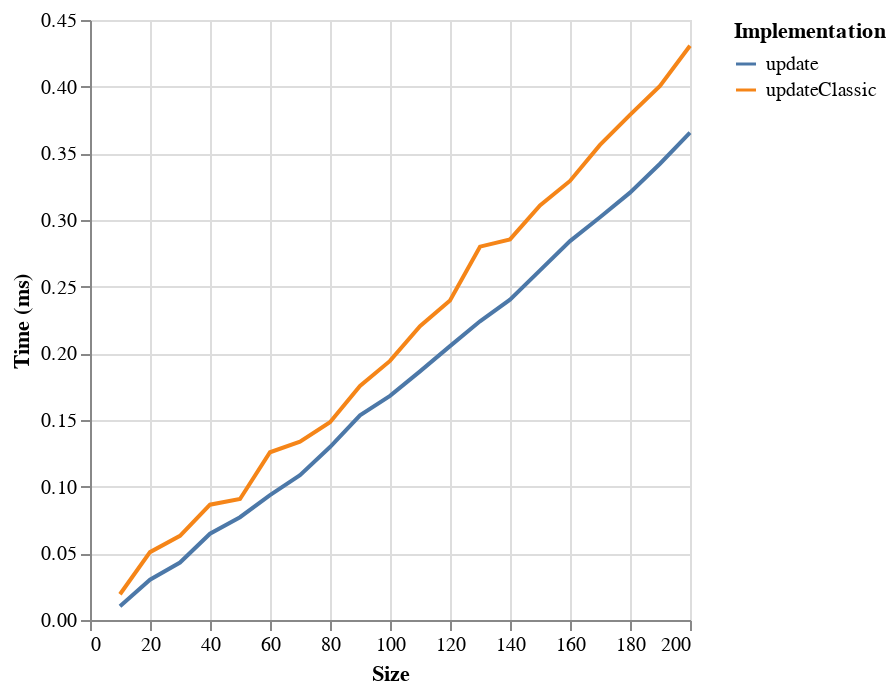

Describe this chart as a Vega-Lite specification.
### Vega specification from a JSON file in a GitHub repository (floating-point values rounded to 4 significant figures)
{"$schema": "https://vega.github.io/schema/vega/v6.json", "background": "white", "padding": 5, "width": 300, "height": 300, "style": "cell", "data": [{"name": "source_0", "values": [{"ms": 0.0193, "series": "updateClassic", "size": 10}, {"ms": 0.0509, "series": "updateClassic", "size": 20}, {"ms": 0.0631, "series": "updateClassic", "size": 30}, {"ms": 0.0865, "series": "updateClassic", "size": 40}, {"ms": 0.0907, "series": "updateClassic", "size": 50}, {"ms": 0.1258, "series": "updateClassic", "size": 60}, {"ms": 0.1337, "series": "updateClassic", "size": 70}, {"ms": 0.1483, "series": "updateClassic", "size": 80}, {"ms": 0.1755, "series": "updateClassic", "size": 90}, {"ms": 0.1943, "series": "updateClassic", "size": 100}, {"ms": 0.2203, "series": "updateClassic", "size": 110}, {"ms": 0.2396, "series": "updateClassic", "size": 120}, {"ms": 0.28, "series": "updateClassic", "size": 130}, {"ms": 0.2855, "series": "updateClassic", "size": 140}, {"ms": 0.3109, "series": "updateClassic", "size": 150}, {"ms": 0.3293, "series": "updateClassic", "size": 160}, {"ms": 0.3563, "series": "updateClassic", "size": 170}, {"ms": 0.3788, "series": "updateClassic", "size": 180}, {"ms": 0.4005, "series": "updateClassic", "size": 190}, {"ms": 0.4307, "series": "updateClassic", "size": 200}, {"ms": 0.0104, "series": "update", "size": 10}, {"ms": 0.0302, "series": "update", "size": 20}, {"ms": 0.0431, "series": "update", "size": 30}, {"ms": 0.0647, "series": "update", "size": 40}, {"ms": 0.0771, "series": "update", "size": 50}, {"ms": 0.0937, "series": "update", "size": 60}, {"ms": 0.1086, "series": "update", "size": 70}, {"ms": 0.1297, "series": "update", "size": 80}, {"ms": 0.1535, "series": "update", "size": 90}, {"ms": 0.1681, "series": "update", "size": 100}, {"ms": 0.1865, "series": "update", "size": 110}, {"ms": 0.2054, "series": "update", "size": 120}, {"ms": 0.224, "series": "update", "size": 130}, {"ms": 0.2403, "series": "update", "size": 140}, {"ms": 0.2622, "series": "update", "size": 150}, {"ms": 0.2842, "series": "update", "size": 160}, {"ms": 0.3021, "series": "update", "size": 170}, {"ms": 0.3205, "series": "update", "size": 180}, {"ms": 0.3422, "series": "update", "size": 190}, {"ms": 0.3655, "series": "update", "size": 200}]}, {"name": "data_0", "source": "source_0", "transform": [{"type": "formula", "expr": "toNumber(datum[\"size\"])", "as": "size"}]}], "marks": [{"name": "pathgroup", "type": "group", "from": {"facet": {"name": "faceted_path_main", "data": "data_0", "groupby": ["series"]}}, "encode": {"update": {"width": {"field": {"group": "width"}}, "height": {"field": {"group": "height"}}}}, "marks": [{"name": "marks", "type": "line", "style": ["line"], "sort": {"field": "x"}, "from": {"data": "faceted_path_main"}, "encode": {"update": {"stroke": {"scale": "color", "field": "series"}, "description": {"signal": "\"Size: \" + (format(datum[\"size\"], \"\")) + \"; Time (ms): \" + (format(datum[\"ms\"], \"\")) + \"; series: \" + (isValid(datum[\"series\"]) ? isArray(datum[\"series\"]) ? join(datum[\"series\"], ' ') : datum[\"series\"] : \"\"+datum[\"series\"])"}, "x": {"scale": "x", "field": "size"}, "y": {"scale": "y", "field": "ms"}, "defined": {"signal": "isValid(datum[\"size\"]) && isFinite(+datum[\"size\"]) && isValid(datum[\"ms\"]) && isFinite(+datum[\"ms\"])"}}}}]}], "scales": [{"name": "x", "type": "linear", "domain": {"data": "data_0", "field": "size"}, "range": [0, {"signal": "width"}], "nice": true, "zero": false}, {"name": "y", "type": "linear", "domain": {"data": "data_0", "field": "ms"}, "range": [{"signal": "height"}, 0], "nice": true, "zero": true}, {"name": "color", "type": "ordinal", "domain": {"data": "data_0", "field": "series", "sort": true}, "range": "category"}], "axes": [{"scale": "x", "orient": "bottom", "gridScale": "y", "grid": true, "tickCount": {"signal": "ceil(width/40)"}, "domain": false, "labels": false, "aria": false, "maxExtent": 0, "minExtent": 0, "ticks": false, "zindex": 0}, {"scale": "y", "orient": "left", "gridScale": "x", "grid": true, "tickCount": {"signal": "ceil(height/40)"}, "domain": false, "labels": false, "aria": false, "maxExtent": 0, "minExtent": 0, "ticks": false, "zindex": 0}, {"scale": "x", "orient": "bottom", "grid": false, "title": "Size", "labelFlush": true, "labelOverlap": true, "tickCount": {"signal": "ceil(width/40)"}, "zindex": 0}, {"scale": "y", "orient": "left", "grid": false, "title": "Time (ms)", "labelOverlap": true, "tickCount": {"signal": "ceil(height/40)"}, "zindex": 0}], "legends": [{"orient": "right", "symbolLimit": 30, "title": "Implementation", "stroke": "color", "symbolType": "stroke"}]}
